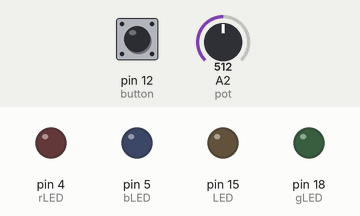
Recording of a sketch running on a simulated Arduino Uno, built with avr-gcc and run on an emulated ATmega328P. Parts: output pins drawn as LEDs (lit = HIGH). The test bench sets the inputs (shaded band); at power-on: pin 12 (button) LOW, A2 (pot) = 512. What the sketch prints to the serial monitor is not drawn.

Above: at 1.2 s.
1.3 s: pin 12 (button) pulsed HIGH 5 times (0.12 s each, 0.3 s apart)
At 3.4 s:
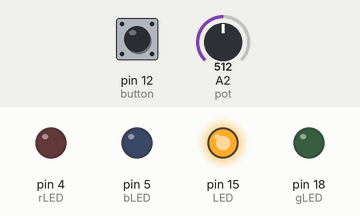
7.3 s: pin 12 (button) pulled HIGH for 0.15 s
At 8.2 s:
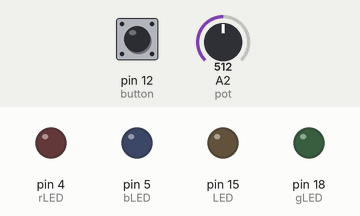
Timing chart, 0 to 10.3 s (numbered marks = the images above; inputs shaded):
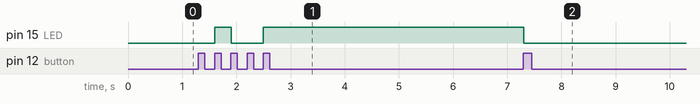

Measured:
- after the input at 1.3 s, pin 15 (LED): LOW → HIGH after 0.30 s, → LOW 0.30 s later, → HIGH 0.60 s later
- after the input at 7.3 s, pin 15 (LED): HIGH → LOW at once

The sketch:

Project3_Food.ino
```cpp
/* Project 3 Food
 *  by Ashley Woon
 *
 *  Designed for Adafruit ESP32, Hardware components include:
 *  (1)breadboard, (1)push button, (1)potentiometer, (1)LED, (1) RGB LED, (5)resistors
 *
 *  This sketch was written to be run alongside the Processing sketch Project3_Food as the interactive elements.
 *  Project3 simulates an imaginary machine that transforms small nutrution pellets into full meals that can be
 *  chosen via a "knob" which in this case refers to the potentiometer. A push button serves as a mean to confirm
 *  meal choice, open, and close a door to access the meal.
 */
//LED pins
const int rLED = 4;
const int bLED = 5;
const int gLED = 18;
const int LED = 15;

//analog pins and values
const int button = 12;
int buttonState;
int lastButtonState;
int buttonCount = 0;
const int pot = A2;
int potValue = 0;


void setup() {
  //initializing pins, inputs, and outputs
  pinMode(rLED, OUTPUT);
  pinMode(bLED, OUTPUT);
  pinMode(gLED, OUTPUT);
  pinMode(LED, OUTPUT);

  pinMode(button, INPUT);
  pinMode(pot, INPUT);

  Serial.begin(115200);
}

void loop() {
  getButtonValue();
  getPotValue();
  sendSerialData();
  checkButton();
  changeFood();
}

void getButtonValue() {
  buttonState = digitalRead(button);
}

void getPotValue() {
  potValue = analogRead(pot);
}

void sendSerialData() {
  // Add switch on or off
  if(buttonState ) {
    Serial.print(1);
  }
  else {
    Serial.print(0);
  }

   Serial.print(",");
   Serial.print(potValue);

   Serial.print(",");
   Serial.print(buttonCount);
  // end with newline
  Serial.println();
}

void checkButton() {
  if(buttonState != lastButtonState)
      {
        if(buttonState == HIGH)
        {
          buttonCount++;
        }
        if(buttonCount == 3)
        {
          buttonCount = 0;
        }
      }
  lastButtonState = buttonState;
}

//Checks to see if button count is equal to 2 indicating a meal has been chosen, confirmed, and the user
//now wants to open the door. An LED will stay on until the button is pressed again indicating the door has closed
void checkDoor() {
  if(buttonCount == 2)
    {
       digitalWrite(LED, HIGH);
    }
    else
      digitalWrite(LED, LOW);
}

//This function changes states between default and meal choices based on potentiometer values
void changeFood() {
  if(potValue >= 0 && potValue < 1365)
    defaultState();
  else if(potValue >= 1365 && potValue < 2730)
    chickenState();
  else if(potValue >= 2730 && potValue <= 4095)
    fishState();
}

//when the potentiometer is in the zero range and the door is closed, all lights are off
void defaultState() {
    digitalWrite(rLED, LOW);
    digitalWrite(gLED, LOW);
    digitalWrite(bLED, LOW);
    checkDoor();
}

// the potentiometer is within the 1026-2050 range resulting in a green light turning on indicating the
//user's choice of chicken for their meal
void chickenState() {
    digitalWrite(rLED, LOW);
    digitalWrite(gLED, HIGH);
    digitalWrite(bLED, LOW);
    checkDoor();
}

// the potentiometer is within the 3076-4095 range resulting in a blue light turning on indicating the
//user's choice of fish for their meal
void fishState() {
    digitalWrite(rLED, LOW);
    digitalWrite(gLED, LOW);
    digitalWrite(bLED, HIGH);
    checkDoor();
}
```
